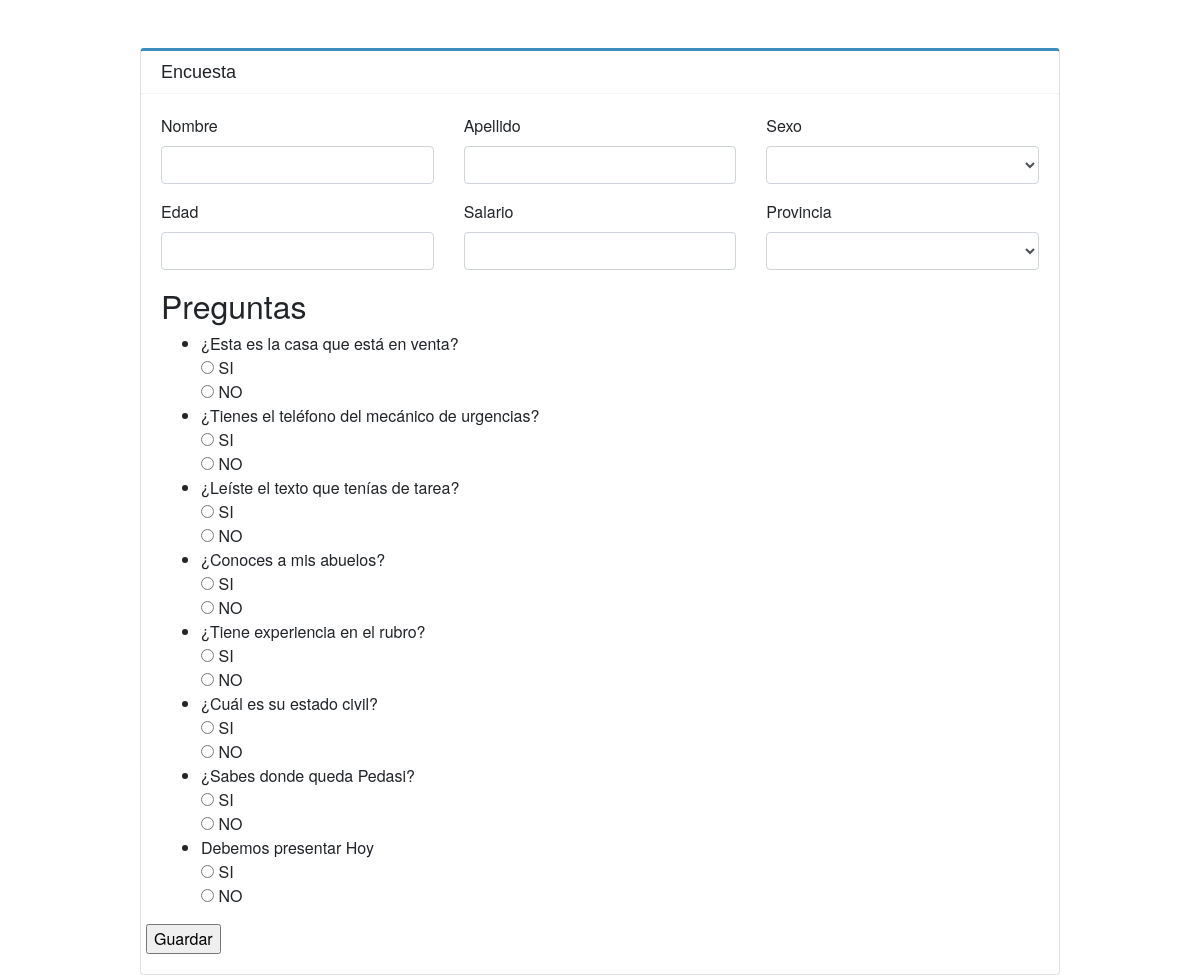
/code/encuesta.php, run on the app's committed database.
### tables this page shows
CREATE TABLE `preguntas` (
  `id` int(11) NOT NULL,
  `titulo` varchar(250) NOT NULL
);

### code/conexion_db.php (called while the page is built, shortened)
<?php
class Conexion_DB {
    protected $conexion;
    public function __construct()
    {
        $this->conexion =  new mysqli('db','dev','dev','proyecto');
    }
    public function QuerySQL($String){
        $res = $this->conexion->query($String);
        return $res;
    }
}

### code/encuesta.class.php (called while the page is built, shortened)
<?php
require_once('conexion_db.php');
class Encuesta {
    protected $DB;
    public function __construct()
    {
        $this->DB = new Conexion_DB();
    }
    public function GenerarPreguntas(){
        $consultaBase  = $this->DB->QuerySQL("SELECT max(id) as maxi,min(id) as mini FROM preguntas");
        $rangos = $consultaBase->fetch_all()[0];
        $ValorIn = " ". rand($rangos[1],$rangos[0]);
        for($x= 1;$x<10;$x++){
            $ValorIn = $ValorIn . ", ". rand($rangos[1],$rangos[0]);
        }
        $consulta  = $this->DB->QuerySQL("SELECT * FROM preguntas where id in ($ValorIn)");
        return $consulta;
    }
}

### code/encuesta.php (the view, shortened to what this page needs)
<?php
require_once('encuesta.class.php');
$obj = new Encuesta();
if(isset($_POST['encuestaD'])){
    $obj->SavePreguntas();
}else{
    $data = $obj->GenerarPreguntas();
}
?>
<!DOCTYPE html>
<html lang="en">
<head>
    <link rel="stylesheet" href="../css/bootstrap.css">
</head>
<body>
    <div class="container mt-5" style="font-family: 'Source Sans Pro',sans-serif;">
        <div class="row justify-content-center">
            <div class="col-md-10">
                <div class="card" style="border-top: 3px solid #d2d6de;border-top-color: #3c8dbc;">
                    <div class="card-header bg-white" style="border-bottom: 1px solid #f4f4f4;display: inline-block;
                    font-size: 18px;margin: 0;line-height: 1;">Encuesta</div>
                    <div class="card-body"  style="font-family: 'Source Sans Pro','Helvetica Neue',Helvetica,Arial,sans-serif;font-weight: 400;">
                        <form action="" method="POST">
                            <div class="row">
                                <div class="form-group col-md-4">
                                    <label for="">Nombre</label>
                                    <input class="form-control" type="text"  name="nombre" value="">
                                </div>
                                <div class="form-group col-md-4">
                                    <label for="">Apellido</label>
                                    <input class="form-control" type="text" name="apellido" value="">
                                </div>
                                <div class="form-group col-md-4">
                                    <label for="">Sexo</label>
                                    <select class="form-control" name="sexo" id="">
                                        <option value=""></option>
                                        <option value="1">Masculino</option>
                                    </select>
                                </div>
                                <div class="form-group col-md-4">
                                    <label for="">Edad</label>
                                    <input class="form-control" type="text" name="edad" value="">
                                </div>
                                <div class="form-group col-md-4">
                                    <label for="">Salario</label>
                                    <input class="form-control" type="text" name="salario" value="">
                                </div>
                                <div class="form-group col-md-4">
                                    <label for="">Provincia</label>
                                    <select class="form-control" name="provincia" id="">
                                        <option value=""></option>
                                        <option value="1">Panamá</option>
                                    </select>
                                </div>
                                <div class="col-md-12">
                                    <h2>Preguntas</h2>
                                    <ul>
                                    <?php
                                    while($item = $data->fetch_assoc()){
                                        echo "<li>".html_entity_decode($item['titulo'])."<br>
                                        <input type='radio' name='P[$item[id]]' value='1'> SI<br>
                                        <input type='radio' name='P[$item[id]]' value='2'> NO
                                        </li>";
                                    }
                                    ?>
                                    </ul>
                                </div>
                                <input type="submit" value="Guardar">
                            </div>
                        </form>
                        </div>
                    </div>
                </div>
            </div>
        </div>
</body>
</html>

### data on the page
preguntas: titulo "¿Esta es la casa que está en venta?"
preguntas: titulo "¿Tienes el teléfono del mecánico de urgencias?"
preguntas: titulo "¿Leíste el texto que tenías de tarea?"
preguntas: titulo "¿Conoces a mis abuelos?"
preguntas: titulo "¿Tiene experiencia en el rubro?"
preguntas: titulo "¿Cuál es su estado civil?"
preguntas: titulo "¿Sabes donde queda Pedasi?"
preguntas: titulo "Debemos presentar Hoy"
